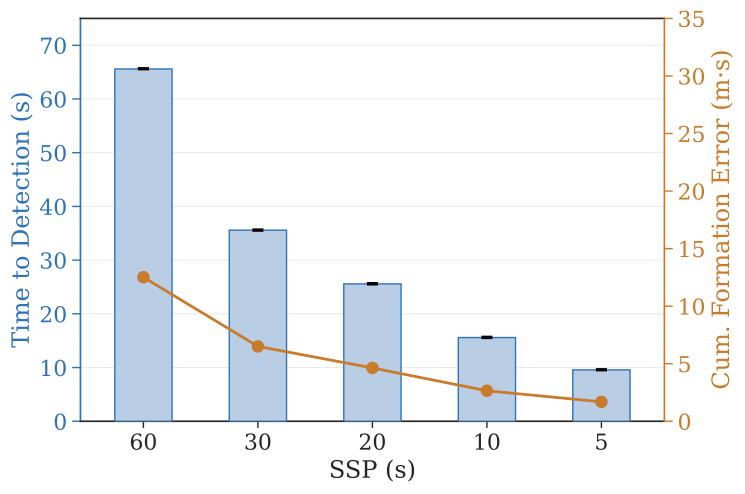

Source code (Python):
#!/usr/bin/env python3
"""
TTD (bars) + IFE (line) combined plot — D-MUTRA mitigated attack scenarios.

Left y-axis  (green, bars):  Time to Detection from tamper-detection CSVs.
Right y-axis (red, line):    Cumulative Formation Error from formation-v4.
X-axis: SSP in seconds, low→high (5 → 60 s).
Axis labels and tick values coloured to match their metric.
"""

import csv, glob, json, re
from pathlib import Path

import matplotlib
matplotlib.use("Agg")
import matplotlib.pyplot as plt
import matplotlib.colors as mcolors

import numpy as np
import seaborn as sns
import plot_style

SCRIPT_DIR    = Path(__file__).parent
TAMPER_DIR    = SCRIPT_DIR.parent / "data" / "tamper-detection" / "results" / "state_publisher"
FORMATION_DIR = SCRIPT_DIR.parent / "data" / "formation-v4"
OUT_PDF       = SCRIPT_DIR / "lineplot_ttd_ife.pdf"

FONT_SCALE = 1.8

C_TTD      = "#2E72B8"   # blue       — TTD bars border (left axis)
C_TTD_FILL = "#B9CDE5"   # light blue — TTD bar fill
C_IFE      = "#C97A2B"   # orange     — IFE line (right axis)

BAR_W = 0.5

SSP_S = [60, 30, 20, 10, 5]   # high → low

plot_style.apply(FONT_SCALE)


def _darken(color, f=0.65):
    return tuple(c * f for c in mcolors.to_rgb(color))


# ── Data loading ───────────────────────────────────────────────────────────────
def load_ttd():
    raw = {}
    for f in sorted(TAMPER_DIR.glob("SSP*ms-batch*.csv")):
        with f.open() as fh:
            for row in csv.DictReader(fh):
                if row["detected"] == "1" and row["latency_s"]:
                    s = int(row["ssp_ms"]) // 1000
                    if s in SSP_S:
                        raw.setdefault(s, []).append(float(row["latency_s"]))
    return raw


def load_ife():
    raw = {}
    for f in glob.glob(str(FORMATION_DIR / "metrics-mitigated-ssp*.json")):
        d = json.load(open(f))
        m = re.match(r"mitigated-ssp(\d+)-r\d+", d["run_tag"])
        if not m:
            continue
        s = int(m.group(1)) // 1000
        if s in SSP_S and d.get("ife_compromise") is not None:
            raw.setdefault(s, []).append(d["ife_compromise"])
    return raw


ttd_raw = load_ttd()
ife_raw = load_ife()

x      = np.arange(len(SSP_S), dtype=float)
labels = [str(s) for s in SSP_S]

ife_means = np.array([np.mean(ife_raw.get(s, [np.nan])) for s in SSP_S])
ife_sds   = np.array([np.std(ife_raw.get(s,  [np.nan])) for s in SSP_S])
ttd_means = np.array([np.mean(ttd_raw.get(s, [np.nan])) for s in SSP_S])
ttd_mins  = np.array([min(ttd_raw.get(s,     [np.nan])) for s in SSP_S])
ttd_maxs  = np.array([max(ttd_raw.get(s,     [np.nan])) for s in SSP_S])

# ── Figure ─────────────────────────────────────────────────────────────────────
fig, ax1 = plt.subplots(figsize=(7.5, 4.8))
ax2 = ax1.twinx()

# ── TTD bars — left, blue ────────────────────────────────────────────────────
ax1.bar(x, ttd_means, width=BAR_W, color=C_TTD_FILL,
        edgecolor=C_TTD, linewidth=1.0, zorder=3)
ax1.errorbar(x, ttd_means, yerr=[ttd_means - ttd_mins, ttd_maxs - ttd_means], fmt="none",
             color="black", elinewidth=1.3, capsize=4, capthick=1.3, zorder=4)

# ── IFE line — right, red ────────────────────────────────────────────────────
ax2.plot(x, ife_means, color=C_IFE, linewidth=2.0, zorder=4)
ax2.plot(x, ife_means, "o",
         color=C_IFE, markersize=8,
         markerfacecolor=C_IFE, markeredgecolor=C_IFE, 
         zorder=6)

# ── Axis colouring ─────────────────────────────────────────────────────────────

# Main axis (ax1) - Handles Left (Blue), Top (Black), Bottom (Black)
ax1.set_ylabel("Time to Detection (s)", color=C_TTD)
ax1.tick_params(axis="y", colors=C_TTD, which="both", length=6, width=1.0)

ax1.spines["left"].set_color(C_TTD)
ax1.spines["left"].set_linewidth(1.2)
ax1.spines["bottom"].set_linewidth(1.2) # Match thickness to sides
ax1.spines["top"].set_linewidth(1.2)    # Match thickness to sides
ax1.spines["right"].set_visible(False)  # Hide so ax2's red spine renders cleanly

# Twin axis (ax2) - Handles Right (Red)
ax2.set_ylabel("Cum. Formation Error (m·s)", color=C_IFE)
ax2.tick_params(axis="y", colors=C_IFE, which="both", length=6, width=1.0)

ax2.spines["right"].set_color(C_IFE)
ax2.spines["right"].set_linewidth(1.2)
ax2.spines["bottom"].set_visible(False) # Prevent double-drawing over ax1
ax2.spines["top"].set_visible(False)    # Prevent double-drawing over ax1
ax2.spines["left"].set_visible(False)   # Prevent double-drawing over ax1

ax1.set_xlabel("SSP (s)")
ax1.set_xticks(x)
ax1.set_xticklabels(labels)
ax1.set_xlim(-0.55, x[-1] + 0.55)

# ── Axis Limits ────────────────────────────────────────────────────────────────
ax1.set_ylim(0, 75)   # TTD limits (bars stretch higher to fill space)
ax2.set_ylim(0, 35)   # IFE limits (line compresses lower below bars)

ax1.grid(axis="y", **plot_style.GRID_KW)
ax1.set_axisbelow(True)

plt.subplots_adjust(left=0.11, right=0.89, top=0.97, bottom=0.13)
fig.savefig(OUT_PDF, bbox_inches="tight")
print(f"Saved → {OUT_PDF}")
print(f"\n── TTD+IFE plot values ──────────────────────────────────")
print(f"  {'SSP(s)':<8} {'TTD mean':>10} {'TTD min':>9} {'TTD max':>9} {'IFE mean':>10} {'IFE sd':>8}")
print(f"  {'-'*58}")
for s, tm, tmin, tmax, im, isd in zip(
        SSP_S, ttd_means, ttd_mins, ttd_maxs, ife_means, ife_sds):
    print(f"  {s:<8} {tm:>10.2f} {tmin:>9.2f} {tmax:>9.2f} {im:>10.3f} {isd:>8.3f}")
